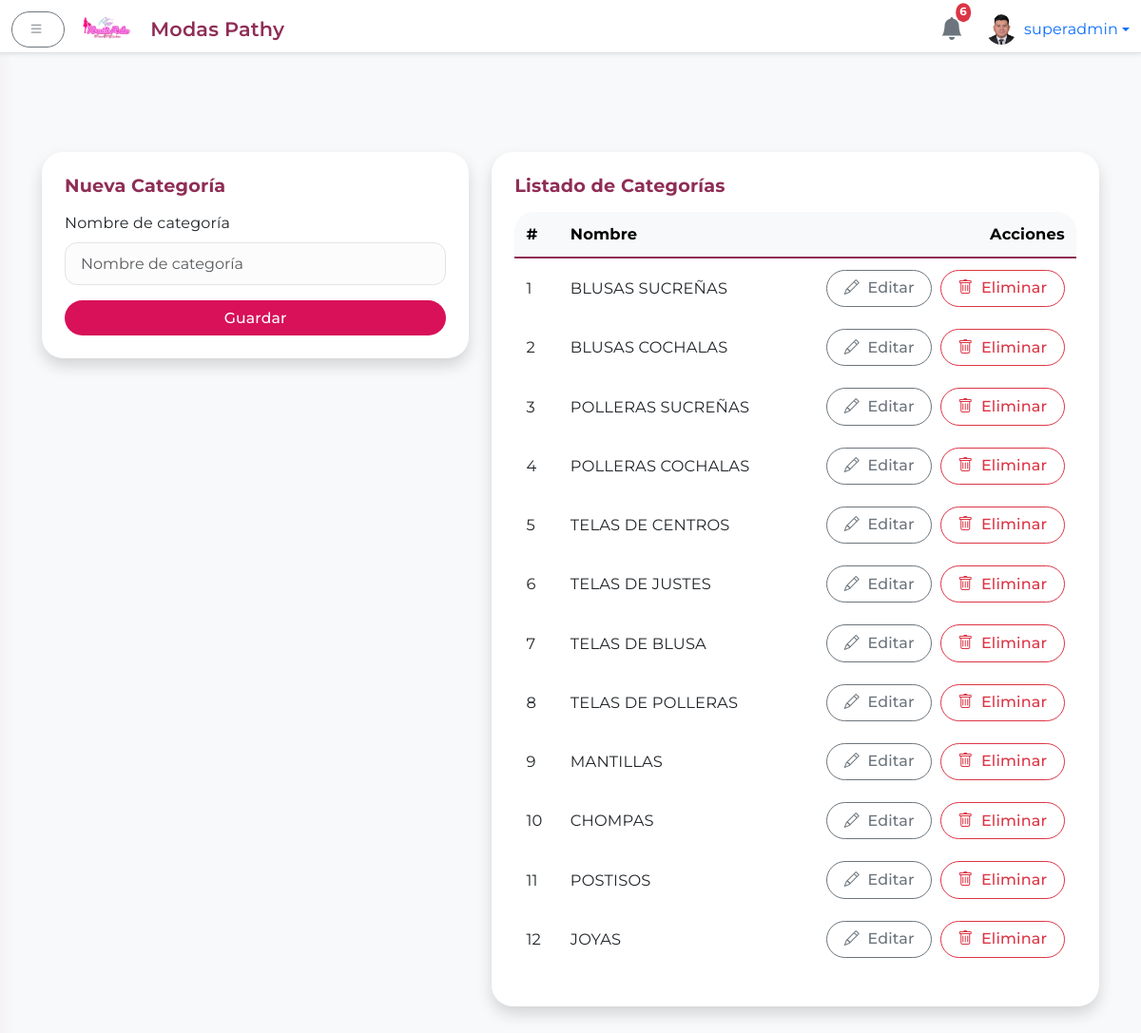
Page /admin/categorias (signed in) on the earlier database version.
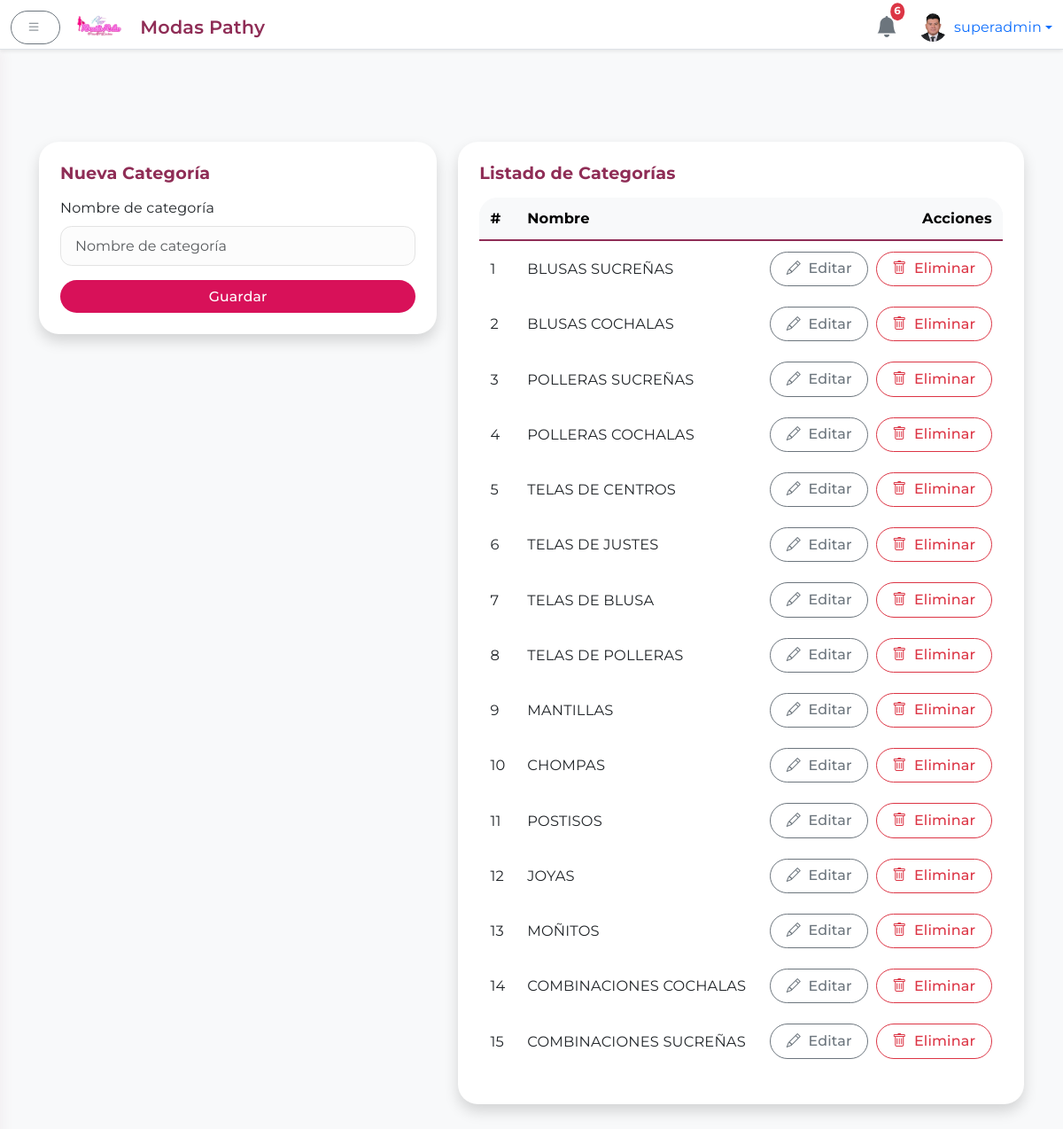
Same page on the later database version.
### app.py (models this page shows)
class Category(db.Model):
    id = db.Column(db.Integer, primary_key=True)
    name = db.Column(db.String(64), unique=True, nullable=False)

### app.py (the view, shortened to what this page needs)
@app.route('/admin/categorias', methods=['GET', 'POST'])
@login_required
def admin_categorias():
    form = CategoryForm()
    categorias = Category.query.order_by(Category.id).all()
    return render_template('admin/categorias.html', form=form, categorias=categorias)

### app.py
class CategoryForm(FlaskForm):
    name = StringField('Nombre de categoría', validators=[DataRequired(), Length(max=64)])
    submit = SubmitField('Guardar')

### app.py (called while the page is built, shortened)
@app.context_processor
def inject_notifications():
    notifications = Notification.query.order_by(Notification.timestamp.desc()).limit(6).all()
    notifs = [
        {
            'message': n.message,
            'timestamp': n.timestamp.strftime('%d/%m %H:%M'),
            'admin_name': n.admin_name
        }
        for n in notifications
    ]
    return dict(notifications=notifs)

@app.context_processor
def inject_theme():
    active = Theme.query.filter_by(is_default=True).first()
    all_themes = Theme.query.order_by(Theme.name).all()
    return {
        'active_theme': active,
        'all_themes': all_themes
    }

@app.before_request
def seed_themes_once():
    global _seeded
    db.create_all()

@login.user_loader
def load_user(user_id):
    return db.session.get(User, int(user_id))

### templates/admin/categorias.html (shortened to what this page needs)
{% extends 'admin/base_admin.html' %}
{% block body_admin %}
<div class="row g-4 align-items-stretch">
  <div class="col-lg-5 mb-4">
    <div class="card shadow rounded-4 border-0 hover-shadow">
      <div class="card-body p-4">
        <h4 class="card-title mb-3">Nueva Categoría</h4>
        <form method="post" action="{{ url_for('admin_categorias') }}">
          <div class="mb-3">
            {{ form.name.label(class="form-label") }}
            {{ form.name(class="form-control", placeholder="Nombre de categoría") }}
          </div>
          {{ form.submit(class="btn btn-primary w-100 rounded-pill") }}
        </form>
      </div>
    </div>
  </div>
  <div class="col-lg-7 mb-4">
    <div class="card shadow rounded-4 border-0 hover-shadow">
      <div class="card-body p-4">
        <h4 class="card-title mb-3">Listado de Categorías</h4>
        <div class="table-responsive">
          <table class="table table-hover align-middle">
            <thead class="table-light">
              <tr>
                <th>#</th>
                <th>Nombre</th>
                <th class="text-end">Acciones</th>
              </tr>
            </thead>
            <tbody>
              {% for cat in categorias %}
              <tr>
                <td>{{ cat.id }}</td>
                <td>{{ cat.name }}</td>
                <td class="text-end">
                  <a href="{{ url_for('admin_categoria_editar', id=cat.id) }}" class="btn btn-sm btn-outline-secondary rounded-pill me-1">
                    <i class="bi bi-pencil"></i> Editar
                  </a>
                  <form method="post" action="{{ url_for('admin_categoria_eliminar', id=cat.id) }}" class="d-inline">
                    <button type="submit" class="btn btn-sm btn-outline-danger rounded-pill" onclick="return confirm('¿Eliminar esta categoría?')">
                      <i class="bi bi-trash"></i> Eliminar
                    </button>
                  </form>
                </td>
              </tr>
              {% endfor %}
            </tbody>
          </table>
        </div>
      </div>
    </div>
  </div>
</div>
{% endblock %}

Differences in the rows shown:
added Category: id "13", name "MOÑITOS"
added Category: id "14", name "COMBINACIONES COCHALAS"
added Category: id "15", name "COMBINACIONES SUCREÑAS"
